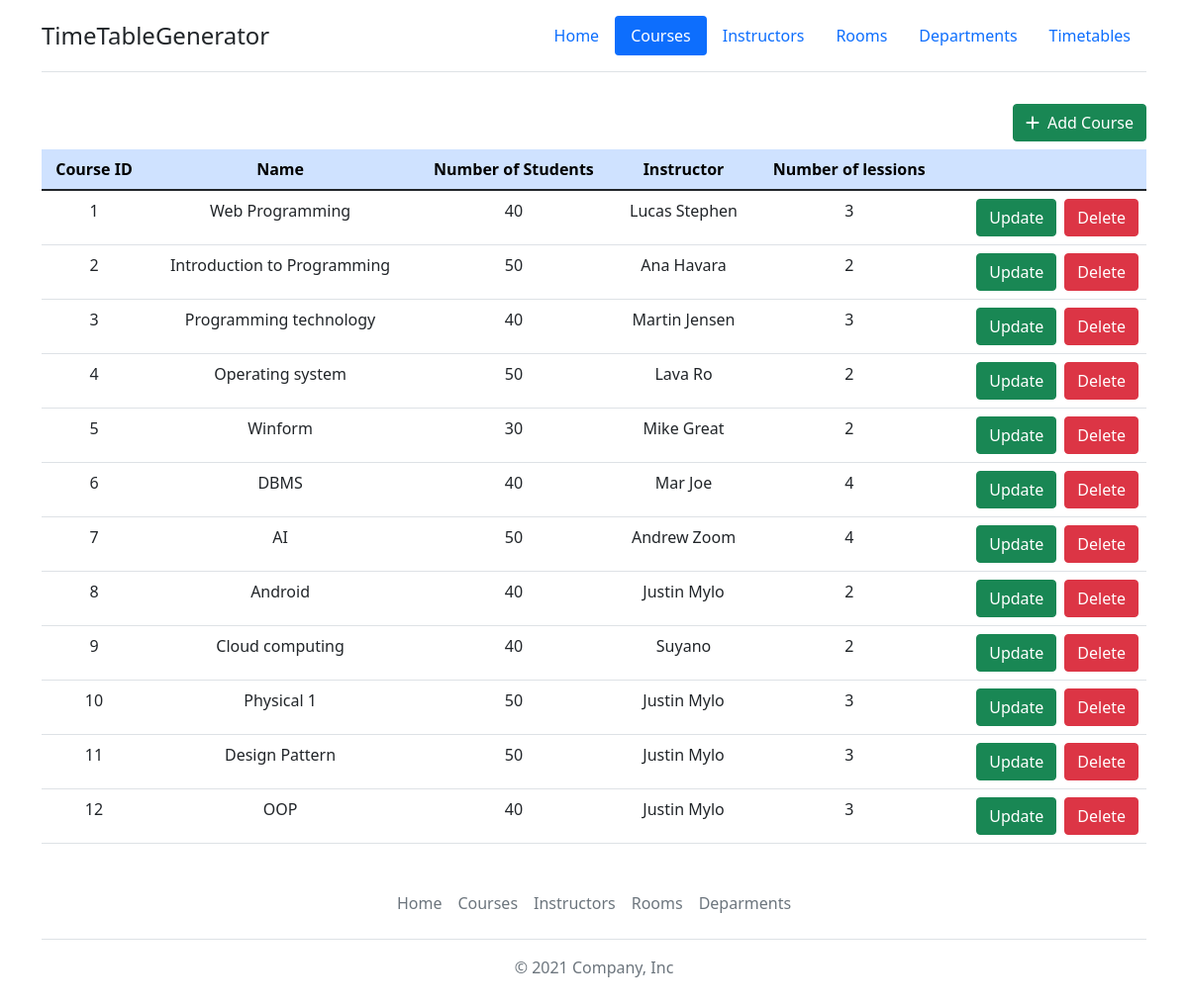
The page /timetable/list-courses/ on the database its author committed.
### Timetable/models.py (models this page shows, shortened)
class Course(models.Model):
    course_id = models.AutoField(primary_key=True)
    name = models.CharField(max_length=50)
    number_of_students = models.IntegerField()
    number_of_lessions_per_week = models.IntegerField(default=1)
    instructors = models.ForeignKey(Instructor, on_delete=models.CASCADE, null=True, blank=True)

class Instructor(models.Model):
    inst_id = models.AutoField(primary_key=True)
    name = models.CharField(max_length=50)
    def __str__(self):
        return self.name

### Timetable/views.py (the view)
# urls.py: path('list-courses/', views.listCourses, name='courses'),
def listCourses(request):
    courses = Course.objects.all()
    context = {'courses': courses}
    return render(request, 'courses.html', context)

### Timetable/templates/courses.html (shortened to what this page needs)
{% extends 'base.html' %}
{% load static %}
{% block navbar %}
<header class="d-flex flex-wrap justify-content-center py-3 mb-4 border-bottom">
    <a href="{% url 'home' %}" class="d-flex align-items-center mb-3 mb-md-0 me-md-auto text-dark text-decoration-none">
        <span class="fs-4">TimeTableGenerator</span>
    </a>
    <ul class="nav nav-pills">
        <li class="nav-item"><a href="{% url 'home' %}" class="nav-link">Home</a></li>
        <li class="nav-item"><a href="{% url 'courses' %}" class="nav-link active" aria-current="page">Courses</a></li>
        <li class="nav-item"><a href="{% url 'instructors' %}" class="nav-link">Instructors</a></li>
        <li class="nav-item"><a href="{% url 'rooms' %}" class="nav-link">Rooms</a></li>
        <li class="nav-item"><a href="{% url 'departments' %}" class="nav-link">Departments</a></li>
        <li calss="nav-item"><a href="{% url 'timetables' %}" class="nav-link">Timetables</a></li>
    </ul>
</header>
{% endblock %}
{% block content %}
<div class="container" style="min-height: 70vh;">
    <div class="table-responsive-lg">
        <a href="{% url 'addCourse' %}" class="btn btn-success float-end my-2"><i class="fas fa-plus me-2"></i>Add Course</a>
        <table class="table table-hover">
            <thead>
                <tr class="table-primary">
                    <th class="text-center" scope="col">Course ID</th>
                    <th class="text-center" scope="col">Name</th>
                    <th class="text-center" scope="col">Number of Students</th>
                    <th class="text-center" scope="col">Instructor</th>
                    <th class="text-center" scope="col">Number of lessions</th>
                    <th scope="col"> </th>
                </tr>
            </thead>
            <tbody>
                {% for course in courses %}
                    <tr>
                        <td class="text-center">{{ course.course_id }}</td>
                        <td class="text-center">{{ course.name }}</td>
                        <td class="text-center">{{ course.number_of_students }}</td>
                        <td class="text-center">{{ course.instructors }}</td>
                        <td class="text-center">{{ course.number_of_lessions_per_week }}</td>
                        <td>
                            <div class="d-flex justify-content-end">
                                <a class="btn btn-success me-2" href="{% url 'updateCourse' course.course_id %}">Update</a>
                                <form action="{% url 'deleteCourse' course.course_id %}" method="POST">
                                    <button class="btn btn-danger" type="submit">Delete</button>
                                </form>
                            </div>
                        </td>
                    </tr>
                {% endfor %}
            </tbody>
        </table>
    </div>
</div>
{% endblock %}

### Timetable/static/css/style.css (style rules this page uses)
a { cursor: pointer; }

### rows shown on the page
Course: course_id "1", name "Web Programming", number_of_students "40", instructors "Lucas Stephen", number_of_lessions_per_week "3"
Course: course_id "2", name "Introduction to Programming", number_of_students "50", instructors "Ana Havara", number_of_lessions_per_week "2"
Course: course_id "3", name "Programming technology", number_of_students "40", instructors "Martin Jensen", number_of_lessions_per_week "3"
Course: course_id "4", name "Operating system", number_of_students "50", instructors "Lava Ro", number_of_lessions_per_week "2"
Course: course_id "5", name "Winform", number_of_students "30", instructors "Mike Great", number_of_lessions_per_week "2"
Course: course_id "6", name "DBMS", number_of_students "40", instructors "Mar Joe", number_of_lessions_per_week "4"
Course: course_id "7", name "AI", number_of_students "50", instructors "Andrew Zoom", number_of_lessions_per_week "4"
Course: course_id "8", name "Android", number_of_students "40", instructors "Justin Mylo", number_of_lessions_per_week "2"
Course: course_id "9", name "Cloud computing", number_of_students "40", instructors "Suyano", number_of_lessions_per_week "2"
Course: course_id "10", name "Physical 1", number_of_students "50", instructors "Justin Mylo", number_of_lessions_per_week "3"
Course: course_id "11", name "Design Pattern", number_of_students "50", instructors "Justin Mylo", number_of_lessions_per_week "3"
Course: course_id "12", name "OOP", number_of_students "40", instructors "Justin Mylo", number_of_lessions_per_week "3"
